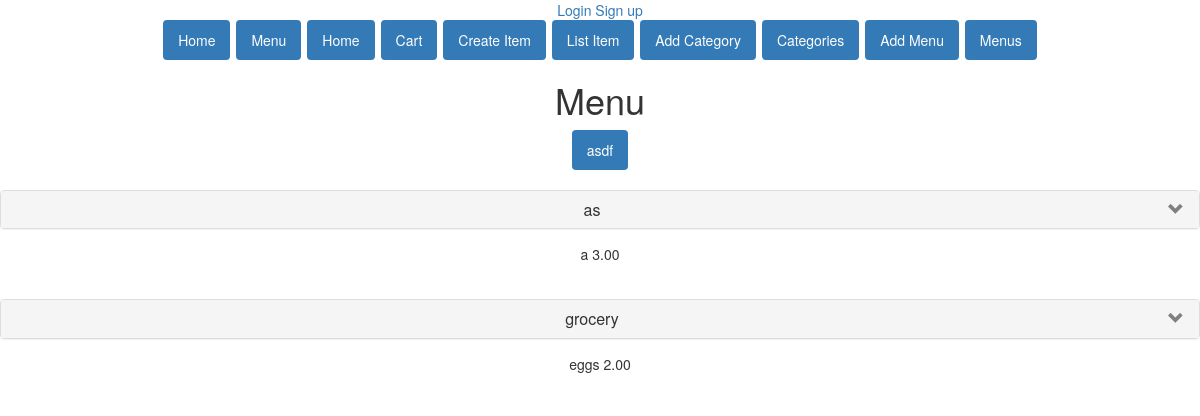
/menu1/, run on the app's committed database.
### restaurant_app/models.py (models this page shows)
class Menu(models.Model):
    categories = models.ManyToManyField(Category)
    display = models.BooleanField()
    timestamp = models.DateTimeField(auto_now_add=True)
    name = models.CharField(max_length=30)
    def __str__(self):
        return "{} - {} - {}".format(self.categories, self.display, self.name)

class Category(models.Model):
    items = models.ManyToManyField(Item)
    name = models.CharField(max_length=30)
    timestamp = models.DateTimeField(auto_now_add=True)
    def __str__(self):
        return "{}-{}-{}".format(self.items, self.name, self.timestamp)

class Item(models.Model):
    name = models.CharField(max_length=100)
    price = models.DecimalField(max_digits=8, decimal_places=2)
    timestamp = models.DateTimeField(auto_now_add=True)
    description = models.TextField(blank=True)
    def __str__(self):
        return "{} - Price: {} ".format(self.name, self.price)

### restaurant_app/views.py (the view)
# urls.py: url(r'^menu(?P<id>\d+)/', menu, name="menu"),
def menu(requests, id):
    context = {}
    menu_act = Menu.objects.filter(display=True)
    print(int(id))
    if int(id):
        print("RUNNING")
        categories = []
        category_items = []
        items = []
        menu = Menu.objects.get(id=id, display=True)
        cate = menu.categories.all()
        for ca in cate:
            if items:
                print("Items", items)
                category_items.append(items)
                items = []
            categories.append(ca)
            for item in ca.items.all():
                print("Item", item)
                items.append(item)
            print("Items list", items)
        if items:
            print("Items", items)
            category_items.append(items)
            print("Category", categories,"Category Items", category_items)
        print(menu)
        context['catmenu'] = menu
        context["cate"] = categories
        context["id"] = id
        context["citems"] = category_items
        context["index"] = range(len(cate))
        print("Dictionary", context)
    else:
        context['index'] = -1
    context["menus"] = menu_act
    return render_to_response("menuchoice.html",
                              context,
                              context_instance=RequestContext(requests))

### restaurant_app/templatetags/index.py (called while the page is built)
@register.filter
def index(List, i):
    return List[int(i)]

### restaurant_app/templates/menuchoice.html (shortened to what this page needs)
{% extends 'base.html' %}
{% load index %}
{% block body %}
<body>
    <h1>Menu</h1>
<div class="container" align="center">
<ul class="nav nav-pills" style="align:center;">
    {% for menu in menus %}
    <li role="presentation" class="active"><a href="{% url 'restaurant_app:menu' menu.id %}">{{ menu.name }}</li></a>
    {% endfor %}
</ul></div>
<br/>
    {% if index != -1 %}
    {% for c in index %}
    <div class="panel-group" id="accordion">
    <div class="panel panel-default" id="panel{{c}}">
        <div class="panel-heading" align="center">
             <h4 class="panel-title">
        <a data-toggle="collapse" data-target="#collapse{{c}}"
           href="#collapse{{c}}">
            {% with cate|index:c as cat %} {{cat.name}} {% endwith %}
        </a>
      </h4>
        </div>
                </div>
        <div id="collapse{{c}}" class="panel-collapse collapse in">
            <div class="panel-body" align="center">
                {% with citems|index:c as item %}
             {% for pitem in item %}
                {{pitem.name}} {{pitem.price}}
              {% endfor %}
                {% endwith %}
            </div>
        </div>
    </div>
</div>
    {% endfor %}
{% endif %}
</body>
{% endblock %}

### restaurant_app/templates/base.html (style rules this page uses)
.nav-tabs > li, .nav-pills > li { float:none; display:inline-block; *display:inline; zoom:1; }
.nav-tabs, .nav-pills { text-align:center; }

### restaurant_app/templates/menuchoice.html (style rules this page uses)
.panel-heading a:after { font-family:'Glyphicons Halflings'; content:"\e114"; float: right; color: grey; }

### data on the page
Menu: name "asdf"
Category: name "as"
Item: name "a", price "3.00"
Category: name "grocery"
Item: name "eggs", price "2.00"
